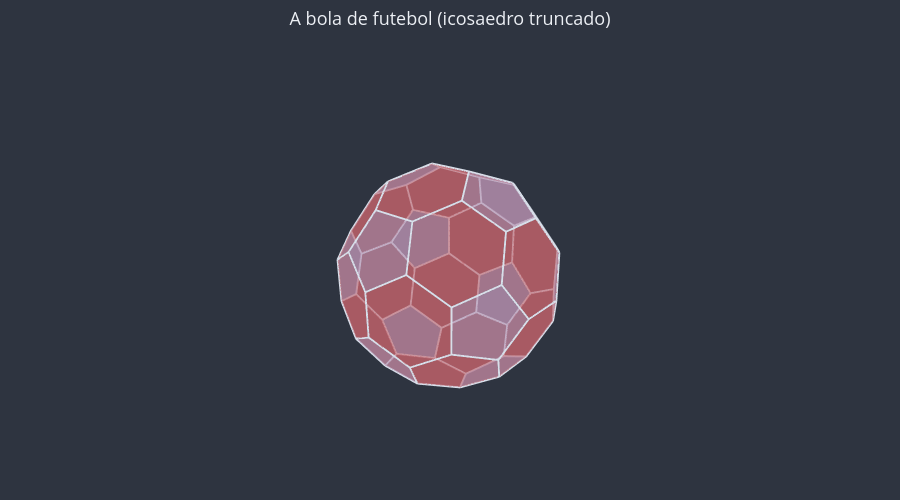

Source (notebook cell):
### Markdown cell above
**Exercício 4.** A bola de futebol (12 faces pentagonais e 20 hexagonais): (a) $F$; (b) $A$; (c) $V$; (d) quantas arestas saem de cada vértice.

### Code cell
pentagonos = 12
hexagonos = 20

F_ex4 = pentagonos + hexagonos  # (a) 32
A_ex4 = (5 * pentagonos + 6 * hexagonos) // 2  # (b) 2A = 60 + 120 = 180 → 90
V_ex4 = 2 + A_ex4 - F_ex4  # (c) Euler: 2 + 90 − 32 = 60
# (d) Somando as arestas que saem de cada vértice, cada aresta é contada duas
#     vezes: 2A = m · V, então m = 2A / V = 180 / 60.
m_ex4 = 2 * A_ex4 // V_ex4  # 3

print(F_ex4, A_ex4, V_ex4, m_ex4)

# Conferência com o utils_3d: o icosaedro truncado a 1/3 de cada aresta.
bola = u3d.truncar_poliedro(*u3d.poliedro_de_platao("icosaedro"), 1 / 3)
print(contar_elementos(*bola))
fig = u3d.criar_figura(titulo="A bola de futebol (icosaedro truncado)")
fig = u3d.desenhar_poliedro(fig, *bola, colorir_por_lados=True)
u3d.mostrar(fig)

### Figure 1 — Plotly figure (JSON) as saved in the notebook; plotly's stock layout.template omitted (floating-point values rounded to 4 significant figures; data arrays with more than 128 entries replaced by an {"elided": "..."} marker saying what was removed)
{"data": [{"color": "#BF616A", "hoverinfo": "skip", "i": [0, 0, 0, 0], "j": [1, 2, 3, 4], "k": [2, 3, 4, 5], "lighting": {"ambient": 1, "diffuse": 0, "fresnel": 0, "specular": 0}, "opacity": 0.6, "type": "mesh3d", "x": [-1.079, -0.5393, -0.3333, -0.6667, -1.206, -1.412], "y": [-0.3333, -0.6667, -1.206, -1.412, -1.079, -0.5393], "z": [-1.206, -1.412, -1.079, -0.5393, -0.3333, -0.6667]}, {"color": "#BF616A", "hoverinfo": "skip", "i": [0, 0, 0, 0], "j": [1, 2, 3, 4], "k": [2, 3, 4, 5], "lighting": {"ambient": 1, "diffuse": 0, "fresnel": 0, "specular": 0}, "opacity": 0.6, "type": "mesh3d", "x": [-0.6667, -0.3333, 0.3333, 0.6667, 0.3333, -0.3333], "y": [-1.412, -1.206, -1.206, -1.412, -1.618, -1.618], "z": [-0.5393, -1.079, -1.079, -0.5393, 0.0, 0.0]}, {"color": "#BF616A", "hoverinfo": "skip", "i": [0, 0, 0, 0], "j": [1, 2, 3, 4], "k": [2, 3, 4, 5], "lighting": {"ambient": 1, "diffuse": 0, "fresnel": 0, "specular": 0}, "opacity": 0.6, "type": "mesh3d", "x": [0.0, 0.0, -0.5393, -1.079, -1.079, -0.5393], "y": [0.3333, -0.3333, -0.6667, -0.3333, 0.3333, 0.6667], "z": [-1.618, -1.618, -1.412, -1.206, -1.206, -1.412]}, {"color": "#BF616A", "hoverinfo": "skip", "i": [0, 0, 0, 0], "j": [1, 2, 3, 4], "k": [2, 3, 4, 5], "lighting": {"ambient": 1, "diffuse": 0, "fresnel": 0, "specular": 0}, "opacity": 0.6, "type": "mesh3d", "x": [1.079, 0.5393, 0.0, 0.0, 0.5393, 1.079], "y": [-0.3333, -0.6667, -0.3333, 0.3333, 0.6667, 0.3333], "z": [-1.206, -1.412, -1.618, -1.618, -1.412, -1.206]}, {"color": "#BF616A", "hoverinfo": "skip", "i": [0, 0, 0, 0], "j": [1, 2, 3, 4], "k": [2, 3, 4, 5], "lighting": {"ambient": 1, "diffuse": 0, "fresnel": 0, "specular": 0}, "opacity": 0.6, "type": "mesh3d", "x": [0.6667, 0.3333, 0.5393, 1.079, 1.412, 1.206], "y": [-1.412, -1.206, -0.6667, -0.3333, -0.5393, -1.079], "z": [-0.5393, -1.079, -1.412, -1.206, -0.6667, -0.3333]}, {"color": "#BF616A", "hoverinfo": "skip", "i": [0, 0, 0, 0], "j": [1, 2, 3, 4], "k": [2, 3, 4, 5], "lighting": {"ambient": 1, "diffuse": 0, "fresnel": 0, "specular": 0}, "opacity": 0.6, "type": "mesh3d", "x": [-1.412, -1.206, -1.206, -1.412, -1.618, -1.618], "y": [-0.5393, -1.079, -1.079, -0.5393, 0.0, 0.0], "z": [-0.6667, -0.3333, 0.3333, 0.6667, 0.3333, -0.3333]}, {"color": "#BF616A", "hoverinfo": "skip", "i": [0, 0, 0, 0], "j": [1, 2, 3, 4], "k": [2, 3, 4, 5], "lighting": {"ambient": 1, "diffuse": 0, "fresnel": 0, "specular": 0}, "opacity": 0.6, "type": "mesh3d", "x": [-0.3333, -0.6667, -0.3333, 0.3333, 0.6667, 0.3333], "y": [-1.206, -1.412, -1.618, -1.618, -1.412, -1.206], "z": [1.079, 0.5393, 0.0, 0.0, 0.5393, 1.079]}, {"color": "#BF616A", "hoverinfo": "skip", "i": [0, 0, 0, 0], "j": [1, 2, 3, 4], "k": [2, 3, 4, 5], "lighting": {"ambient": 1, "diffuse": 0, "fresnel": 0, "specular": 0}, "opacity": 0.6, "type": "mesh3d", "x": [-1.412, -1.206, -0.6667, -0.3333, -0.5393, -1.079], "y": [-0.5393, -1.079, -1.412, -1.206, -0.6667, -0.3333], "z": [0.6667, 0.3333, 0.5393, 1.079, 1.412, 1.206]}, {"color": "#BF616A", "hoverinfo": "skip", "i": [0, 0, 0, 0], "j": [1, 2, 3, 4], "k": [2, 3, 4, 5], "lighting": {"ambient": 1, "diffuse": 0, "fresnel": 0, "specular": 0}, "opacity": 0.6, "type": "mesh3d", "x": [-0.5393, -1.079, -1.412, -1.206, -0.6667, -0.3333], "y": [0.6667, 0.3333, 0.5393, 1.079, 1.412, 1.206], "z": [-1.412, -1.206, -0.6667, -0.3333, -0.5393, -1.079]}, {"color": "#BF616A", "hoverinfo": "skip", "i": [0, 0, 0, 0], "j": [1, 2, 3, 4], "k": [2, 3, 4, 5], "lighting": {"ambient": 1, "diffuse": 0, "fresnel": 0, "specular": 0}, "opacity": 0.6, "type": "mesh3d", "x": [-1.206, -1.412, -1.618, -1.618, -1.412, -1.206], "y": [1.079, 0.5393, 0.0, 0.0, 0.5393, 1.079], "z": [-0.3333, -0.6667, -0.3333, 0.3333, 0.6667, 0.3333]}, {"color": "#BF616A", "hoverinfo": "skip", "i": [0, 0, 0, 0], "j": [1, 2, 3, 4], "k": [2, 3, 4, 5], "lighting": {"ambient": 1, "diffuse": 0, "fresnel": 0, "specular": 0}, "opacity": 0.6, "type": "mesh3d", "x": [1.079, 0.5393, 0.3333, 0.6667, 1.206, 1.412], "y": [-0.3333, -0.6667, -1.206, -1.412, -1.079, -0.5393], "z": [1.206, 1.412, 1.079, 0.5393, 0.3333, 0.6667]}, {"color": "#BF616A", "hoverinfo": "skip", "i": [0, 0, 0, 0], "j": [1, 2, 3, 4], "k": [2, 3, 4, 5], "lighting": {"ambient": 1, "diffuse": 0, "fresnel": 0, "specular": 0}, "opacity": 0.6, "type": "mesh3d", "x": [-1.079, -0.5393, 0.0, 0.0, -0.5393, -1.079], "y": [-0.3333, -0.6667, -0.3333, 0.3333, 0.6667, 0.3333], "z": [1.206, 1.412, 1.618, 1.618, 1.412, 1.206]}, {"color": "#BF616A", "hoverinfo": "skip", "i": [0, 0, 0, 0], "j": [1, 2, 3, 4], "k": [2, 3, 4, 5], "lighting": {"ambient": 1, "diffuse": 0, "fresnel": 0, "specular": 0}, "opacity": 0.6, "type": "mesh3d", "x": [0.0, 0.0, 0.5393, 1.079, 1.079, 0.5393], "y": [0.3333, -0.3333, -0.6667, -0.3333, 0.3333, 0.6667], "z": [1.618, 1.618, 1.412, 1.206, 1.206, 1.412]}, {"color": "#BF616A", "hoverinfo": "skip", "i": [0, 0, 0, 0], "j": [1, 2, 3, 4], "k": [2, 3, 4, 5], "lighting": {"ambient": 1, "diffuse": 0, "fresnel": 0, "specular": 0}, "opacity": 0.6, "type": "mesh3d", "x": [-0.3333, -0.6667, -0.3333, 0.3333, 0.6667, 0.3333], "y": [1.206, 1.412, 1.618, 1.618, 1.412, 1.206], "z": [-1.079, -0.5393, 0.0, 0.0, -0.5393, -1.079]}, {"color": "#BF616A", "hoverinfo": "skip", "i": [0, 0, 0, 0], "j": [1, 2, 3, 4], "k": [2, 3, 4, 5], "lighting": {"ambient": 1, "diffuse": 0, "fresnel": 0, "specular": 0}, "opacity": 0.6, "type": "mesh3d", "x": [-0.3333, -0.6667, -1.206, -1.412, -1.079, -0.5393], "y": [1.206, 1.412, 1.079, 0.5393, 0.3333, 0.6667], "z": [1.079, 0.5393, 0.3333, 0.6667, 1.206, 1.412]}, {"color": "#BF616A", "hoverinfo": "skip", "i": [0, 0, 0, 0], "j": [1, 2, 3, 4], "k": [2, 3, 4, 5], "lighting": {"ambient": 1, "diffuse": 0, "fresnel": 0, "specular": 0}, "opacity": 0.6, "type": "mesh3d", "x": [0.3333, -0.3333, -0.6667, -0.3333, 0.3333, 0.6667], "y": [1.618, 1.618, 1.412, 1.206, 1.206, 1.412], "z": [0.0, 0.0, 0.5393, 1.079, 1.079, 0.5393]}, {"color": "#BF616A", "hoverinfo": "skip", "i": [0, 0, 0, 0], "j": [1, 2, 3, 4], "k": [2, 3, 4, 5], "lighting": {"ambient": 1, "diffuse": 0, "fresnel": 0, "specular": 0}, "opacity": 0.6, "type": "mesh3d", "x": [1.206, 1.412, 1.079, 0.5393, 0.3333, 0.6667], "y": [1.079, 0.5393, 0.3333, 0.6667, 1.206, 1.412], "z": [-0.3333, -0.6667, -1.206, -1.412, -1.079, -0.5393]}, {"color": "#BF616A", "hoverinfo": "skip", "i": [0, 0, 0, 0], "j": [1, 2, 3, 4], "k": [2, 3, 4, 5], "lighting": {"ambient": 1, "diffuse": 0, "fresnel": 0, "specular": 0}, "opacity": 0.6, "type": "mesh3d", "x": [1.206, 1.412, 1.618, 1.618, 1.412, 1.206], "y": [-1.079, -0.5393, 0.0, 0.0, -0.5393, -1.079], "z": [-0.3333, -0.6667, -0.3333, 0.3333, 0.6667, 0.3333]}, {"color": "#BF616A", "hoverinfo": "skip", "i": [0, 0, 0, 0], "j": [1, 2, 3, 4], "k": [2, 3, 4, 5], "lighting": {"ambient": 1, "diffuse": 0, "fresnel": 0, "specular": 0}, "opacity": 0.6, "type": "mesh3d", "x": [1.618, 1.618, 1.412, 1.206, 1.206, 1.412], "y": [0.0, 0.0, 0.5393, 1.079, 1.079, 0.5393], "z": [0.3333, -0.3333, -0.6667, -0.3333, 0.3333, 0.6667]}, {"color": "#BF616A", "hoverinfo": "skip", "i": [0, 0, 0, 0], "j": [1, 2, 3, 4], "k": [2, 3, 4, 5], "lighting": {"ambient": 1, "diffuse": 0, "fresnel": 0, "specular": 0}, "opacity": 0.6, "type": "mesh3d", "x": [0.6667, 0.3333, 0.5393, 1.079, 1.412, 1.206], "y": [1.412, 1.206, 0.6667, 0.3333, 0.5393, 1.079], "z": [0.5393, 1.079, 1.412, 1.206, 0.6667, 0.3333]}, {"color": "#B48EAD", "hoverinfo": "skip", "i": [0, 0, 0], "j": [1, 2, 3], "k": [2, 3, 4], "lighting": {"ambient": 1, "diffuse": 0, "fresnel": 0, "specular": 0}, "opacity": 0.6, "type": "mesh3d", "x": [-0.3333, -0.5393, 0.0, 0.5393, 0.3333], "y": [-1.206, -0.6667, -0.3333, -0.6667, -1.206], "z": [-1.079, -1.412, -1.618, -1.412, -1.079]}, {"color": "#B48EAD", "hoverinfo": "skip", "i": [0, 0, 0], "j": [1, 2, 3], "k": [2, 3, 4], "lighting": {"ambient": 1, "diffuse": 0, "fresnel": 0, "specular": 0}, "opacity": 0.6, "type": "mesh3d", "x": [-1.206, -0.6667, -0.3333, -0.6667, -1.206], "y": [-1.079, -1.412, -1.618, -1.412, -1.079], "z": [-0.3333, -0.5393, 0.0, 0.5393, 0.3333]}, {"color": "#B48EAD", "hoverinfo": "skip", "i": [0, 0, 0], "j": [1, 2, 3], "k": [2, 3, 4], "lighting": {"ambient": 1, "diffuse": 0, "fresnel": 0, "specular": 0}, "opacity": 0.6, "type": "mesh3d", "x": [-1.079, -1.412, -1.618, -1.412, -1.079], "y": [-0.3333, -0.5393, 0.0, 0.5393, 0.3333], "z": [-1.206, -0.6667, -0.3333, -0.6667, -1.206]}, {"color": "#B48EAD", "hoverinfo": "skip", "i": [0, 0, 0], "j": [1, 2, 3], "k": [2, 3, 4], "lighting": {"ambient": 1, "diffuse": 0, "fresnel": 0, "specular": 0}, "opacity": 0.6, "type": "mesh3d", "x": [-0.3333, 0.3333, 0.5393, 0.0, -0.5393], "y": [-1.206, -1.206, -0.6667, -0.3333, -0.6667], "z": [1.079, 1.079, 1.412, 1.618, 1.412]}, {"color": "#B48EAD", "hoverinfo": "skip", "i": [0, 0, 0], "j": [1, 2, 3], "k": [2, 3, 4], "lighting": {"ambient": 1, "diffuse": 0, "fresnel": 0, "specular": 0}, "opacity": 0.6, "type": "mesh3d", "x": [-0.6667, -1.206, -1.206, -0.6667, -0.3333], "y": [1.412, 1.079, 1.079, 1.412, 1.618], "z": [-0.5393, -0.3333, 0.3333, 0.5393, 0.0]}, {"color": "#B48EAD", "hoverinfo": "skip", "i": [0, 0, 0], "j": [1, 2, 3], "k": [2, 3, 4], "lighting": {"ambient": 1, "diffuse": 0, "fresnel": 0, "specular": 0}, "opacity": 0.6, "type": "mesh3d", "x": [1.079, 1.079, 1.412, 1.618, 1.412], "y": [-0.3333, 0.3333, 0.5393, 0.0, -0.5393], "z": [-1.206, -1.206, -0.6667, -0.3333, -0.6667]}, {"color": "#B48EAD", "hoverinfo": "skip", "i": [0, 0, 0], "j": [1, 2, 3], "k": [2, 3, 4], "lighting": {"ambient": 1, "diffuse": 0, "fresnel": 0, "specular": 0}, "opacity": 0.6, "type": "mesh3d", "x": [0.0, -0.5393, -0.3333, 0.3333, 0.5393], "y": [0.3333, 0.6667, 1.206, 1.206, 0.6667], "z": [-1.618, -1.412, -1.079, -1.079, -1.412]}, {"color": "#B48EAD", "hoverinfo": "skip", "i": [0, 0, 0], "j": [1, 2, 3], "k": [2, 3, 4], "lighting": {"ambient": 1, "diffuse": 0, "fresnel": 0, "specular": 0}, "opacity": 0.6, "type": "mesh3d", "x": [0.3333, 0.6667, 1.206, 1.206, 0.6667], "y": [-1.618, -1.412, -1.079, -1.079, -1.412], "z": [0.0, -0.5393, -0.3333, 0.3333, 0.5393]}, {"color": "#B48EAD", "hoverinfo": "skip", "i": [0, 0, 0], "j": [1, 2, 3], "k": [2, 3, 4], "lighting": {"ambient": 1, "diffuse": 0, "fresnel": 0, "specular": 0}, "opacity": 0.6, "type": "mesh3d", "x": [-1.618, -1.412, -1.079, -1.079, -1.412], "y": [0.0, -0.5393, -0.3333, 0.3333, 0.5393], "z": [0.3333, 0.6667, 1.206, 1.206, 0.6667]}, {"color": "#B48EAD", "hoverinfo": "skip", "i": [0, 0, 0], "j": [1, 2, 3], "k": [2, 3, 4], "lighting": {"ambient": 1, "diffuse": 0, "fresnel": 0, "specular": 0}, "opacity": 0.6, "type": "mesh3d", "x": [-0.5393, 0.0, 0.5393, 0.3333, -0.3333], "y": [0.6667, 0.3333, 0.6667, 1.206, 1.206], "z": [1.412, 1.618, 1.412, 1.079, 1.079]}, {"color": "#B48EAD", "hoverinfo": "skip", "i": [0, 0, 0], "j": [1, 2, 3], "k": [2, 3, 4], "lighting": {"ambient": 1, "diffuse": 0, "fresnel": 0, "specular": 0}, "opacity": 0.6, "type": "mesh3d", "x": [0.6667, 0.3333, 0.6667, 1.206, 1.206], "y": [1.412, 1.618, 1.412, 1.079, 1.079], "z": [-0.5393, 0.0, 0.5393, 0.3333, -0.3333]}, {"color": "#B48EAD", "hoverinfo": "skip", "i": [0, 0, 0], "j": [1, 2, 3], "k": [2, 3, 4], "lighting": {"ambient": 1, "diffuse": 0, "fresnel": 0, "specular": 0}, "opacity": 0.6, "type": "mesh3d", "x": [1.079, 1.412, 1.618, 1.412, 1.079], "y": [-0.3333, -0.5393, 0.0, 0.5393, 0.3333], "z": [1.206, 0.6667, 0.3333, 0.6667, 1.206]}, {"hoverinfo": "skip", "line": {"color": "#D8DEE9", "width": 4}, "mode": "lines", "type": "scatter3d", "x": {"elided": "270 float values"}, "y": {"elided": "270 float values"}, "z": {"elided": "270 float values"}}], "layout": {"font": {"color": "#ECEFF4", "size": 13}, "height": 500, "margin": {"b": 0, "l": 0, "r": 0, "t": 50}, "paper_bgcolor": "#2E3440", "plot_bgcolor": "#2E3440", "scene": {"aspectmode": "data", "bgcolor": "#2E3440", "camera": {"eye": {"x": 1.6, "y": 1.4, "z": 1}}, "xaxis": {"visible": false}, "yaxis": {"visible": false}, "zaxis": {"visible": false}}, "showlegend": false, "title": {"text": "A bola de futebol (icosaedro truncado)", "x": 0.5}}}
